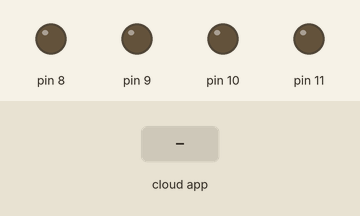
Recording of a sketch running on a simulated Arduino Uno, built with avr-gcc and run on an emulated ATmega328P. On the bench: output pins drawn as LEDs (lit = HIGH). The inputs (shaded band) are chosen by the test bench. The ROS host is connected and sends only what is stated.

Above: at 1.2 s.
1.3 s: the phone or cloud app sets linear.x to -100
At 1.7 s:
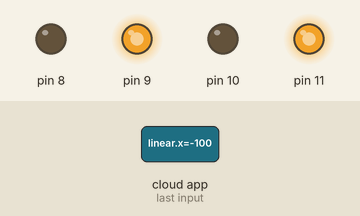
2.8 s: the phone or cloud app sets linear.x to 100
At 3.9 s:
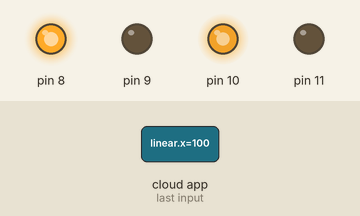
Timing chart, 0 to 5.8 s (numbered marks = the images above; inputs shaded):
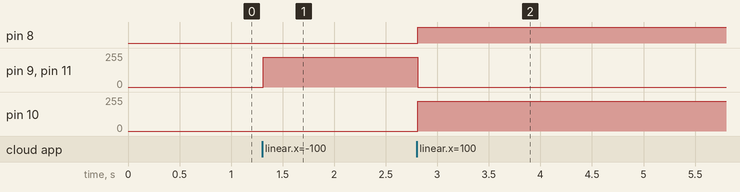

Measured:
- after the input at 1.3 s, pin 9, pin 11: 0/255 → 225/255 at once
- after the input at 2.8 s, pin 8: LOW → HIGH at once; pin 9, pin 11: 225/255 → 0/255 at once; pin 10: 0/255 → 225/255 at once

The sketch:

teleop.ino
```cpp
#include "Motor.h"
#include <ros.h>
#include <geometry_msgs/Twist.h>
#include <PID_v1.h>
#include <std_msgs/Int32.h>
#include <ros/time.h>


ros::NodeHandle  nh;
int updatenh = 0;

#define LOOPTIME 10

Motor right(10,11,18,19);
Motor left(8,9,20,21);

volatile long encoder0Pos = 0;    // encoder 1
volatile long encoder1Pos = 0;    // encoder 2

double left_kp = 1.3 , left_ki = 0 , left_kd = 0;             // modify for optimal performance
double right_kp = 1.1 , right_ki = 0 , right_kd = 0;

double right_input = 0, right_output = 0, right_setpoint = 0;
PID rightPID(&right_input, &right_output, &right_setpoint, right_kp, right_ki, right_kd, DIRECT);

double left_input = 0, left_output = 0, left_setpoint = 0;
PID leftPID(&left_input, &left_output, &left_setpoint, left_kp, left_ki, left_kd, DIRECT);

float demandx=0;
float demandz=0;

double demand_speed_left;
double demand_speed_right;

unsigned long currentMillis;
unsigned long prevMillis;

float encoder0Diff;
float encoder1Diff;

float encoder0Prev;
float encoder1Prev;

float encoder0Error;
float encoder1Error;


void cmd_vel_cb( const geometry_msgs::Twist& twist){
  demandx = twist.linear.x;
  demandz = twist.angular.z;
}

ros::Subscriber<geometry_msgs::Twist> sub("cmd_vel", cmd_vel_cb );
std_msgs::Int32 left_wheel_msg;                                         //create a "speed_msg" ROS message
ros::Publisher left_wheel_pub("lwheel", &left_wheel_msg);
std_msgs::Int32 right_wheel_msg;
ros::Publisher right_wheel_pub("rwheel", &right_wheel_msg);

double pos_act_left = 0;                    //Actual speed for left wheel in m/s
double pos_act_right = 0;                    //Command speed for left wheel in m/s

void setup() {
  nh.initNode();
  nh.subscribe(sub);
  nh.advertise(right_wheel_pub);
  nh.advertise(left_wheel_pub);                  //prepare to publish speed in ROS topic
  //Serial.begin(115200);

  rightPID.SetMode(AUTOMATIC);
  rightPID.SetSampleTime(1);
  rightPID.SetOutputLimits(-100, 100);

  leftPID.SetMode(AUTOMATIC);
  leftPID.SetSampleTime(1);
  leftPID.SetOutputLimits(-100, 100);

  //Serial.println("Basic Encoder Test:");
  attachInterrupt(digitalPinToInterrupt(left.en_a), change_left_a, CHANGE);
  attachInterrupt(digitalPinToInterrupt(left.en_b), change_left_b, CHANGE);
  attachInterrupt(digitalPinToInterrupt(right.en_a), change_right_a, CHANGE);
  attachInterrupt(digitalPinToInterrupt(right.en_b), change_right_b, CHANGE);
}

void loop() {
  currentMillis = millis();
  if (currentMillis - prevMillis >= LOOPTIME){
    prevMillis = currentMillis;

    demand_speed_left = demandx - (demandz*0.070);
    demand_speed_right = demandx + (demandz*0.070);

    encoder0Diff = encoder0Pos - encoder0Prev;
    encoder1Diff = encoder1Pos - encoder1Prev;

    pos_act_left = encoder0Pos;
    pos_act_right = encoder1Pos;

    encoder0Error = (demand_speed_left*357.02)-encoder0Diff;
    encoder1Error = (demand_speed_right*357.02)-encoder1Diff;

    encoder0Prev = encoder0Pos; // Saving values
    encoder1Prev = encoder1Pos;

    left_setpoint = demand_speed_left*357.02;
    right_setpoint = demand_speed_right*357.02;

    left_input = encoder0Diff;
    right_input = encoder1Diff;

    leftPID.Compute();
    left.rotate(left_output);
    rightPID.Compute();
    right.rotate(right_output);
  //  Serial.print(encoder0Pos);
  //  Serial.print(",");
  //  Serial.println(encoder1Pos);
  }
  publishSpeed(LOOPTIME);
  if(updatenh>10){
    nh.spinOnce();
    updatenh = 0;
  }
  else{
    updatenh++;
    }
}


void publishSpeed(double time) {
  left_wheel_msg.data = pos_act_left;
  right_wheel_msg.data = pos_act_right;
  left_wheel_pub.publish(&left_wheel_msg);
  right_wheel_pub.publish(&right_wheel_msg);


}


void change_left_a(){

  // look for a low-to-high on channel A
  if (digitalRead(left.en_a) == HIGH) {
    if (digitalRead(left.en_b) == LOW) {
      encoder0Pos = encoder0Pos + 1;
    }
    else {
      encoder0Pos = encoder0Pos - 1;
    }
  }
  else
  {

    if (digitalRead(left.en_b) == HIGH) {
      encoder0Pos = encoder0Pos + 1;
    }
    else {
      encoder0Pos = encoder0Pos - 1;
    }
  }

}

void change_left_b(){

  if (digitalRead(left.en_b) == HIGH) {
    if (digitalRead(left.en_a) == HIGH) {
      encoder0Pos = encoder0Pos + 1;
    }
    else {
      encoder0Pos = encoder0Pos - 1;
    }
  }
  // Look for a high-to-low on channel B
  else {
    if (digitalRead(left.en_a) == LOW) {
      encoder0Pos = encoder0Pos + 1;
    }
    else {
      encoder0Pos = encoder0Pos - 1;
    }
  }


}


void change_right_a(){

  if (digitalRead(right.en_a) == HIGH) {
    if (digitalRead(right.en_b) == LOW) {
      encoder1Pos = encoder1Pos - 1;
    }
    else {
      encoder1Pos = encoder1Pos + 1;
    }
  }
  else
  {
    if (digitalRead(right.en_b) == HIGH) {
      encoder1Pos = encoder1Pos - 1;
    }
    else {
      encoder1Pos = encoder1Pos + 1;
    }
  }

}

void change_right_b(){

  if (digitalRead(right.en_b) == HIGH) {
    if (digitalRead(right.en_a) == HIGH) {
      encoder1Pos = encoder1Pos - 1;
    }
    else {
      encoder1Pos = encoder1Pos + 1;
    }
  }
  else {
    if (digitalRead(right.en_a) == LOW) {
      encoder1Pos = encoder1Pos - 1;
    }
    else {
      encoder1Pos = encoder1Pos + 1;
    }
  }


}
```

Motor.cpp
```cpp
#include "Arduino.h"
#include "Motor.h"


Motor::Motor(int plus, int minus, int en_a, int en_b) {
  pinMode(plus,OUTPUT);
  pinMode(minus,OUTPUT);
  pinMode(en_a,INPUT_PULLUP);
  pinMode(en_b,INPUT_PULLUP);
  Motor::plus = plus;
  Motor::minus = minus;
  Motor::en_a = en_a;
  Motor::en_b = en_b;
}

void Motor::rotate(int value) {
  if(value>=0){
    int out = map(value, 0, 100, 0, 225);
    analogWrite(plus,out);
    analogWrite(minus,0);
  }else{
    int out = map(value, 0, -100, 0, 225);
    analogWrite(plus,0);
    analogWrite(minus,out);
  }
}
```

Motor.h
```cpp
#ifndef Motor_h
#define Motor_h

#include "Arduino.h"

class Motor {
  public:
    //Constructor - Plus and Minus are the Motor output / en_a and en_b are the encoder inputs
    Motor(int plus, int minus, int en_a, int en_b);
    //Spin the motor with a percentage value
    void rotate(int value);
    //Motor Outputs - plus is one direction and minus is the other
    int plus;
    int minus;
    //Encoder Inputs
    int en_a;
    int en_b;
};

#endif
```
